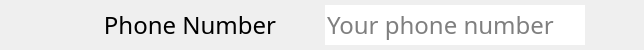
      <widget class="QFrame" name="horizontalFrame_4">
       <property name="minimumSize">
        <size>
         <width>400</width>
         <height>50</height>
        </size>
       </property>
       <property name="maximumSize">
        <size>
         <width>9999</width>
         <height>50</height>
        </size>
       </property>
       <layout class="QHBoxLayout" name="horizontalLayout_9">
        <property name="spacing">
         <number>0</number>
        </property>
        <property name="leftMargin">
         <number>5</number>
        </property>
        <property name="topMargin">
         <number>0</number>
        </property>
        <property name="rightMargin">
         <number>0</number>
        </property>
        <property name="bottomMargin">
         <number>0</number>
        </property>
        <item>
         <widget class="QLabel" name="label_4">
          <property name="minimumSize">
           <size>
            <width>20</width>
            <height>0</height>
           </size>
          </property>
          <property name="maximumSize">
           <size>
            <width>20</width>
            <height>16777215</height>
           </size>
          </property>
          <property name="styleSheet">
           <string notr="true"/>
          </property>
          <property name="text">
           <string/>
          </property>
         </widget>
        </item>
        <item>
         <widget class="QLabel" name="icon_phone">
          <property name="sizePolicy">
           <sizepolicy hsizetype="Expanding" vsizetype="Maximum">
            <horstretch>2</horstretch>
            <verstretch>0</verstretch>
           </sizepolicy>
          </property>
          <property name="minimumSize">
           <size>
            <width>30</width>
            <height>30</height>
           </size>
          </property>
          <property name="maximumSize">
           <size>
            <width>30</width>
            <height>30</height>
           </size>
          </property>
          <property name="styleSheet">
           <string notr="true"/>
          </property>
          <property name="text">
           <string/>
          </property>
          <property name="pixmap">
           <pixmap resource="images.qrc">:/gui/APP ICONS/ios/ios7-telephone.png</pixmap>
          </property>
          <property name="scaledContents">
           <bool>true</bool>
          </property>
         </widget>
        </item>
        <item alignment="Qt::AlignLeft">
         <widget class="QPushButton" name="but_phone">
          <property name="sizePolicy">
           <sizepolicy hsizetype="Fixed" vsizetype="Expanding">
            <horstretch>1</horstretch>
            <verstretch>0</verstretch>
           </sizepolicy>
          </property>
          <property name="minimumSize">
           <size>
            <width>270</width>
            <height>0</height>
           </size>
          </property>
          <property name="sizeIncrement">
           <size>
            <width>0</width>
            <height>40</height>
           </size>
          </property>
          <property name="font">
           <font>
            <family>Apple SD Gothic Neo</family>
            <pointsize>18</pointsize>
           </font>
          </property>
          <property name="styleSheet">
           <string notr="true"/>
          </property>
          <property name="inputMethodHints">
           <set>Qt::ImhNone</set>
          </property>
          <property name="text">
           <string>Phone Number</string>
          </property>
          <property name="flat">
           <bool>true</bool>
          </property>
         </widget>
        </item>
        <item>
         <widget class="QLineEdit" name="edit_phone">
          <property name="sizePolicy">
           <sizepolicy hsizetype="Minimum" vsizetype="Fixed">
            <horstretch>1</horstretch>
            <verstretch>0</verstretch>
           </sizepolicy>
          </property>
          <property name="minimumSize">
           <size>
            <width>260</width>
            <height>0</height>
           </size>
          </property>
          <property name="font">
           <font>
            <family>Apple SD Gothic Neo</family>
            <pointsize>18</pointsize>
           </font>
          </property>
          <property name="styleSheet">
           <string notr="true"/>
          </property>
          <property name="inputMethodHints">
           <set>Qt::ImhDialableCharactersOnly|Qt::ImhNoPredictiveText</set>
          </property>
          <property name="frame">
           <bool>false</bool>
          </property>
          <property name="placeholderText">
           <string>Your phone number</string>
          </property>
          <property name="clearButtonEnabled">
           <bool>false</bool>
          </property>
         </widget>
        </item>
        <item>
         <widget class="QPushButton" name="b_undo_phone">
          <property name="sizePolicy">
           <sizepolicy hsizetype="MinimumExpanding" vsizetype="Preferred">
            <horstretch>1</horstretch>
            <verstretch>0</verstretch>
           </sizepolicy>
          </property>
          <property name="font">
           <font>
            <pointsize>14</pointsize>
           </font>
          </property>
          <property name="autoFillBackground">
           <bool>false</bool>
          </property>
          <property name="styleSheet">
           <string notr="true"/>
          </property>
          <property name="text">
           <string/>
          </property>
          <property name="icon">
           <iconset resource="images.qrc">
            <normaloff>:/gui/icons/undo.png</normaloff>:/gui/icons/undo.png</iconset>
          </property>
          <property name="iconSize">
           <size>
            <width>24</width>
            <height>22</height>
           </size>
          </property>
          <property name="flat">
           <bool>true</bool>
          </property>
         </widget>
        </item>
       </layout>
      </widget>
